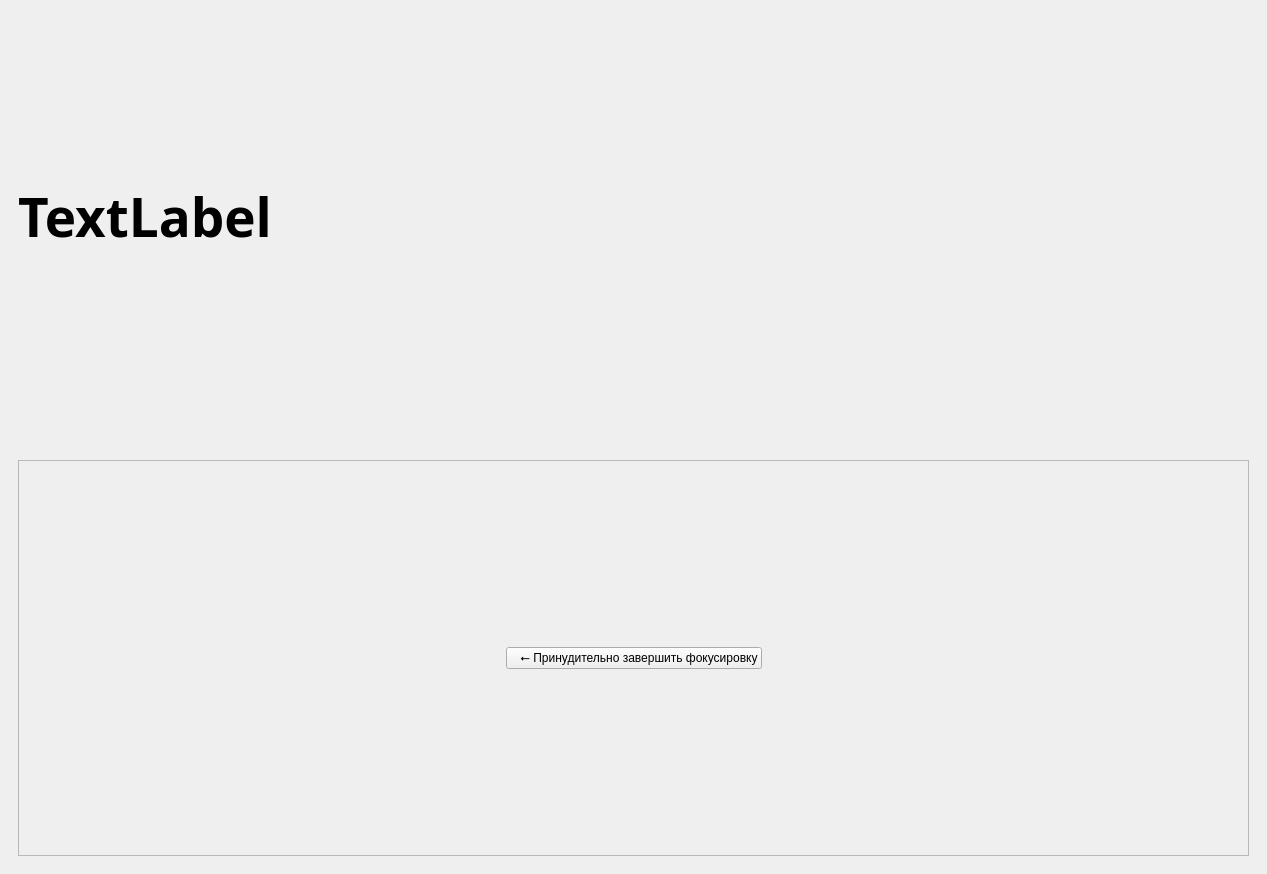
<?xml version="1.0" encoding="UTF-8"?>
<ui version="4.0">
 <class>MainWindow</class>
 <widget class="QMainWindow" name="MainWindow">
  <property name="geometry">
   <rect>
    <x>0</x>
    <y>0</y>
    <width>1267</width>
    <height>874</height>
   </rect>
  </property>
  <property name="windowTitle">
   <string>MainWindow</string>
  </property>
  <property name="styleSheet">
   <string notr="true">/* ПРИМЕНЯЕМ ШРИФТ КО ВСЕМУ ПРИЛОЖЕНИЮ */
* {
    font-family: &quot;Intro Demo CAPS&quot;;
}

/* 1. ГЛАВНЫЙ ФОН */
QMainWindow {
    background: qlineargradient(x1:0, y1:0, x2:0, y2:1, stop:0 #82d172, stop:1 #d7f2cb);
}

/* 2. ТЕКСТ (Жирный и коричневый) */
QLabel {
    color: #3d2500;
    font-weight: bold;
}

/* 3. БЕЛОЕ ПОЛЕ (Scroll Area) */
QScrollArea {
    background-color: white;
    border-radius: 45px;
    border: none;
}

QScrollArea &gt; QWidget &gt; QWidget {
    background-color: white;
    border-radius: 45px;
}

/* 4. ОБЩИЙ СТИЛЬ КНОПОК */
QPushButton {
    background-color: white;
    border: none;
    border-radius: 35px;
    color: #3d2500;
    font-size: 15px;
    font-weight: bold;
    min-height: 70px;
    text-align: right;
    padding-right: 40px;
    padding-left: 20px;
    /* На всякий случай дублируем шрифт здесь */
    font-family: &quot;Intro Demo CAPS&quot;;
}

QPushButton:hover {
    background-color: #F0F0F0;
}

/* 5. КНОПКА ГЕНЕРАЦИИ */
QPushButton#btn_generate {
    background-color: #457A00;
    color: #D9F4CD;
    min-width: 70px;
    max-width: 70px;
    min-height: 70px;
    max-height: 70px;
    border-radius: 35px;
    text-align: center;
    padding: 0;
    margin-left: 10px;
}

QPushButton#btn_generate:hover {
    background-color: #366100;
}

/* 6. КНОПКА &quot;НАЗАД&quot; */
QPushButton#btn_back {
    background-color: #82D172;
    border: 2px solid #3D2500;
    color: #3D2500;
    border-radius: 35px;
}

QPushButton#btn_back:hover {
    background-color: #6CBE5C;
}

/* 7. ПОЛЕ ВВОДА */
QLineEdit {
    background-color: white;
    border: none;
    border-radius: 25px;
    padding-left: 20px;
    min-height: 70px;
    color: #3d2500;
    font-size: 16px;
    font-weight: normal;
    font-family: &quot;Intro Demo CAPS&quot;;
}

/* 8. СКРОЛЛБАР */
QScrollBar:vertical {
    border: none;
    background: transparent;
    width: 8px;
}
QScrollBar::handle:vertical {
    background: #82d172;
    border-radius: 4px;
}
/* 9. ЗАГОЛОВОК НА СТАРТОВОМ ЭКРАНЕ */
QLabel#title_label {
    color: #3d2500;
    font-weight: bold;
    font-size: 32px; /* Сделал покрупнее для названия */
    qproperty-alignment: 'AlignCenter'; /* Выравнивание текста строго по центру */
    background: transparent;
}

/* 10. КНОПКА &quot;НАЧАТЬ РАБОТУ&quot; */
QPushButton#btn_start_app {
    background-color: #d7f2cb;
    border: 2px solid #3d2500;
    color: #3d2500;
    border-radius: 35px;
    font-weight: bold;
    font-size: 18px;
    min-height: 70px;
    max-height: 70px;
    min-width: 250px;
    max-width: 250px;
    text-align: center; /* Текст на этой кнопке лучше по центру */
    padding-right: 0px;
}

/* Эффект при наведении на кнопку старта (на тон темнее) */
QPushButton#btn_start_app:hover {
    background-color: #bedbb1;
}


QPushButton#btn_save_time {
    background-color: #82D172;
    border: 2px solid #3D2500;
    color: #3D2500;
    border-radius: 35px;
}

QLabel#lbl_title_time {
    color: #3d2500;
    font-weight: bold;
    font-size: 32px; /* Сделал покрупнее для названия */
    qproperty-alignment: 'AlignCenter'; /* Выравнивание текста строго по центру */
    background: transparent;
}

QLabel#lbl_title {
    color: #3d2500;
    font-weight: bold;
    font-size: 32px; /* Сделал покрупнее для названия */
    qproperty-alignment: 'AlignCenter'; /* Выравнивание текста строго по центру */
    background: transparent;
}

QPushButton#btn_hint{
    text-align: center;
}

QLabel#title_name{
	qproperty-alignment: 'AlignCenter'
}

QPushButton#btn_stop_focus{
    text-align: center;
}

QLabel#label_2{
	qproperty-alignment: 'AlignCenter'
}

QLabel#label_3{
	qproperty-alignment: 'AlignCenter'
}</string>
  </property>
  <widget class="QWidget" name="centralwidget">
   <layout class="QVBoxLayout" name="verticalLayout_14">
    <item>
     <widget class="QStackedWidget" name="screen_manager">
      <property name="currentIndex">
       <number>3</number>
      </property>
      <widget class="QWidget" name="title_page">
       <layout class="QVBoxLayout" name="verticalLayout_6">
        <item>
         <spacer name="verticalSpacer_3">
          <property name="orientation">
           <enum>Qt::Orientation::Vertical</enum>
          </property>
          <property name="sizeType">
           <enum>QSizePolicy::Policy::Fixed</enum>
          </property>
          <property name="sizeHint" stdset="0">
           <size>
            <width>20</width>
            <height>40</height>
           </size>
          </property>
         </spacer>
        </item>
        <item>
         <layout class="QVBoxLayout" name="verticalLayout_7">
          <item>
           <widget class="QLabel" name="title_name">
            <property name="font">
             <font>
              <family>Intro Demo CAPS</family>
              <pointsize>48</pointsize>
              <bold>true</bold>
             </font>
            </property>
            <property name="text">
             <string>Green Focus App</string>
            </property>
           </widget>
          </item>
         </layout>
        </item>
        <item>
         <layout class="QVBoxLayout" name="verticalLayout_8"/>
        </item>
        <item>
         <spacer name="verticalSpacer">
          <property name="orientation">
           <enum>Qt::Orientation::Vertical</enum>
          </property>
          <property name="sizeType">
           <enum>QSizePolicy::Policy::Fixed</enum>
          </property>
          <property name="sizeHint" stdset="0">
           <size>
            <width>20</width>
            <height>90</height>
           </size>
          </property>
         </spacer>
        </item>
        <item>
         <layout class="QHBoxLayout" name="horizontalLayout_5">
          <item>
           <spacer name="horizontalSpacer_4">
            <property name="orientation">
             <enum>Qt::Orientation::Horizontal</enum>
            </property>
            <property name="sizeHint" stdset="0">
             <size>
              <width>40</width>
              <height>20</height>
             </size>
            </property>
           </spacer>
          </item>
          <item>
           <widget class="QPushButton" name="btn_start_app">
            <property name="text">
             <string>Начать работу</string>
            </property>
           </widget>
          </item>
          <item>
           <spacer name="horizontalSpacer_5">
            <property name="orientation">
             <enum>Qt::Orientation::Horizontal</enum>
            </property>
            <property name="sizeHint" stdset="0">
             <size>
              <width>40</width>
              <height>20</height>
             </size>
            </property>
           </spacer>
          </item>
         </layout>
        </item>
       </layout>
      </widget>
      <widget class="QWidget" name="main_page">
       <layout class="QVBoxLayout" name="verticalLayout_3">
        <item>
         <widget class="QFrame" name="frame">
          <property name="frameShape">
           <enum>QFrame::Shape::StyledPanel</enum>
          </property>
          <property name="frameShadow">
           <enum>QFrame::Shadow::Raised</enum>
          </property>
          <layout class="QHBoxLayout" name="horizontalLayout">
           <item>
            <widget class="QPushButton" name="btn_back">
             <property name="cursor">
              <cursorShape>PointingHandCursor</cursorShape>
             </property>
             <property name="text">
              <string>⭠ В ГЛАВНОЕ МЕНЮ</string>
             </property>
            </widget>
           </item>
           <item>
            <spacer name="horizontalSpacer">
             <property name="orientation">
              <enum>Qt::Orientation::Horizontal</enum>
             </property>
             <property name="sizeHint" stdset="0">
              <size>
               <width>40</width>
               <height>20</height>
              </size>
             </property>
            </spacer>
           </item>
           <item>
            <widget class="QLabel" name="lbl_title">
             <property name="font">
              <font>
               <family>Intro Demo CAPS</family>
               <pointsize>-1</pointsize>
               <bold>true</bold>
              </font>
             </property>
             <property name="text">
              <string>Green Focus App</string>
             </property>
            </widget>
           </item>
          </layout>
         </widget>
        </item>
        <item>
         <widget class="QFrame" name="frame_4">
          <property name="frameShape">
           <enum>QFrame::Shape::StyledPanel</enum>
          </property>
          <property name="frameShadow">
           <enum>QFrame::Shadow::Raised</enum>
          </property>
          <layout class="QHBoxLayout" name="horizontalLayout_2">
           <item>
            <widget class="QLineEdit" name="task_input">
             <property name="font">
              <font>
               <family>Intro Demo CAPS</family>
               <pointsize>-1</pointsize>
               <bold>false</bold>
              </font>
             </property>
             <property name="inputMask">
              <string/>
             </property>
             <property name="text">
              <string notr="true"/>
             </property>
            </widget>
           </item>
           <item>
            <widget class="QPushButton" name="btn_generate">
             <property name="font">
              <font>
               <family>Intro Demo CAPS</family>
               <pointsize>-1</pointsize>
               <bold>true</bold>
              </font>
             </property>
             <property name="cursor">
              <cursorShape>PointingHandCursor</cursorShape>
             </property>
             <property name="text">
              <string>⭡</string>
             </property>
            </widget>
           </item>
           <item>
            <spacer name="horizontalSpacer_17">
             <property name="orientation">
              <enum>Qt::Orientation::Horizontal</enum>
             </property>
             <property name="sizeType">
              <enum>QSizePolicy::Policy::Fixed</enum>
             </property>
             <property name="sizeHint" stdset="0">
              <size>
               <width>40</width>
               <height>20</height>
              </size>
             </property>
            </spacer>
           </item>
           <item>
            <spacer name="horizontalSpacer_16">
             <property name="orientation">
              <enum>Qt::Orientation::Horizontal</enum>
             </property>
             <property name="sizeType">
              <enum>QSizePolicy::Policy::Fixed</enum>
             </property>
             <property name="sizeHint" stdset="0">
              <size>
               <width>0</width>
               <height>18</height>
              </size>
             </property>
            </spacer>
           </item>
          </layout>
         </widget>
        </item>
        <item>
         <spacer name="verticalSpacer_2">
          <property name="orientation">
           <enum>Qt::Orientation::Vertical</enum>
          </property>
          <property name="sizeType">
           <enum>QSizePolicy::Policy::Fixed</enum>
          </property>
          <property name="sizeHint" stdset="0">
           <size>
            <width>20</width>
            <height>20</height>
           </size>
          </property>
         </spacer>
        </item>
        <item>
         <widget class="QFrame" name="frame_2">
          <property name="frameShape">
           <enum>QFrame::Shape::StyledPanel</enum>
          </property>
          <property name="frameShadow">
           <enum>QFrame::Shadow::Raised</enum>
          </property>
          <layout class="QHBoxLayout" name="horizontalLayout_15">
           <item>
            <widget class="QScrollArea" name="task_scroll_area">
             <property name="sizePolicy">
              <sizepolicy hsizetype="Expanding" vsizetype="Expanding">
               <horstretch>0</horstretch>
               <verstretch>0</verstretch>
              </sizepolicy>
             </property>
             <property name="minimumSize">
              <size>
               <width>300</width>
               <height>500</height>
              </size>
             </property>
             <property name="widgetResizable">
              <bool>true</bool>
             </property>
             <widget class="QWidget" name="scroll_content">
              <property name="geometry">
               <rect>
                <x>0</x>
                <y>0</y>
                <width>1211</width>
                <height>500</height>
               </rect>
              </property>
              <layout class="QVBoxLayout" name="tasks_layout"/>
             </widget>
            </widget>
           </item>
          </layout>
         </widget>
        </item>
        <item>
         <widget class="QFrame" name="frame_3">
          <property name="frameShape">
           <enum>QFrame::Shape::StyledPanel</enum>
          </property>
          <property name="frameShadow">
           <enum>QFrame::Shadow::Raised</enum>
          </property>
          <layout class="QHBoxLayout" name="horizontalLayout_3">
           <item>
            <widget class="QPushButton" name="btn_mode">
             <property name="cursor">
              <cursorShape>PointingHandCursor</cursorShape>
             </property>
             <property name="layoutDirection">
              <enum>Qt::LayoutDirection::LeftToRight</enum>
             </property>
             <property name="text">
              <string>Выбран: усложненный режим
сменить режим на: упрощенный
Будет доступно в релизной версии</string>
             </property>
            </widget>
           </item>
           <item>
            <spacer name="horizontalSpacer_2">
             <property name="orientation">
              <enum>Qt::Orientation::Horizontal</enum>
             </property>
             <property name="sizeType">
              <enum>QSizePolicy::Policy::Fixed</enum>
             </property>
             <property name="sizeHint" stdset="0">
              <size>
               <width>40</width>
               <height>20</height>
              </size>
             </property>
            </spacer>
           </item>
           <item>
            <widget class="QPushButton" name="btn_open_time_settings">
             <property name="cursor">
              <cursorShape>PointingHandCursor</cursorShape>
             </property>
             <property name="text">
              <string>Изменить время</string>
             </property>
            </widget>
           </item>
           <item>
            <spacer name="horizontalSpacer_3">
             <property name="orientation">
              <enum>Qt::Orientation::Horizontal</enum>
             </property>
             <property name="sizeType">
              <enum>QSizePolicy::Policy::Fixed</enum>
             </property>
             <property name="sizeHint" stdset="0">
              <size>
               <width>40</width>
               <height>20</height>
              </size>
             </property>
            </spacer>
           </item>
           <item>
            <widget class="QPushButton" name="btn_start_focus">
             <property name="cursor">
              <cursorShape>PointingHandCursor</cursorShape>
             </property>
             <property name="text">
              <string>Начать выполнение</string>
             </property>
            </widget>
           </item>
          </layout>
         </widget>
        </item>
       </layout>
      </widget>
      <widget class="QWidget" name="page">
       <layout class="QVBoxLayout" name="verticalLayout_2">
        <item>
         <widget class="QFrame" name="frame_6">
          <property name="frameShape">
           <enum>QFrame::Shape::StyledPanel</enum>
          </property>
          <property name="frameShadow">
           <enum>QFrame::Shadow::Raised</enum>
          </property>
          <layout class="QVBoxLayout" name="verticalLayout_5">
           <item>
            <widget class="QFrame" name="frame_8">
             <property name="enabled">
              <bool>true</bool>
             </property>
             <property name="sizePolicy">
              <sizepolicy hsizetype="Preferred" vsizetype="Fixed">
               <horstretch>0</horstretch>
               <verstretch>0</verstretch>
              </sizepolicy>
             </property>
             <property name="maximumSize">
              <size>
               <width>16777215</width>
               <height>100</height>
              </size>
             </property>
             <property name="frameShape">
              <enum>QFrame::Shape::StyledPanel</enum>
             </property>
             <property name="frameShadow">
              <enum>QFrame::Shadow::Raised</enum>
             </property>
             <layout class="QHBoxLayout" name="horizontalLayout_8">
              <item>
               <widget class="QPushButton" name="btn_save_time">
                <property name="text">
                 <string>⭠ К генерации задач</string>
                </property>
               </widget>
              </item>
              <item>
               <spacer name="horizontalSpacer_8">
                <property name="orientation">
                 <enum>Qt::Orientation::Horizontal</enum>
                </property>
                <property name="sizeHint" stdset="0">
                 <size>
                  <width>40</width>
                  <height>20</height>
                 </size>
                </property>
               </spacer>
              </item>
              <item>
               <widget class="QLabel" name="lbl_title_time">
                <property name="text">
                 <string>Green Focus App</string>
                </property>
               </widget>
              </item>
             </layout>
            </widget>
           </item>
           <item>
            <widget class="QFrame" name="frame_9">
             <property name="frameShape">
              <enum>QFrame::Shape::StyledPanel</enum>
             </property>
             <property name="frameShadow">
              <enum>QFrame::Shadow::Raised</enum>
             </property>
             <layout class="QHBoxLayout" name="horizontalLayout_7">
              <item>
               <layout class="QVBoxLayout" name="verticalLayout_10">
                <item>
                 <widget class="QLineEdit" name="input_work"/>
                </item>
                <item>
                 <widget class="QLabel" name="label_3">
                  <property name="font">
                   <font>
                    <family>Intro Demo CAPS</family>
                    <pointsize>16</pointsize>
                    <bold>true</bold>
                   </font>
                  </property>
                  <property name="text">
                   <string>Выберите время, которое вы будете проводить за
работой. Вы можете ввести любое целое количество
минут от 1 до 99.</string>
                  </property>
                 </widget>
                </item>
                <item>
                 <widget class="QLineEdit" name="input_break"/>
                </item>
                <item>
                 <widget class="QLabel" name="label_2">
                  <property name="font">
                   <font>
                    <family>Intro Demo CAPS</family>
                    <pointsize>16</pointsize>
                    <bold>true</bold>
                   </font>
                  </property>
                  <property name="text">
                   <string>Выберите время, которое вы будете проводить
отдыхая. Вы можете ввести любое целое количество
минут от 1 до 99.</string>
                  </property>
                 </widget>
                </item>
               </layout>
              </item>
              <item>
               <spacer name="horizontalSpacer_9">
                <property name="orientation">
                 <enum>Qt::Orientation::Horizontal</enum>
                </property>
                <property name="sizeType">
                 <enum>QSizePolicy::Policy::Minimum</enum>
                </property>
                <property name="sizeHint" stdset="0">
                 <size>
                  <width>40</width>
                  <height>20</height>
                 </size>
                </property>
               </spacer>
              </item>
              <item>
               <layout class="QVBoxLayout" name="verticalLayout_11">
                <item>
                 <widget class="QPushButton" name="btn_hint">
                  <property name="cursor">
                   <cursorShape>PointingHandCursor</cursorShape>
                  </property>
                  <property name="text">
                   <string>Какое время поставить для работы?</string>
                  </property>
                 </widget>
                </item>
                <item>
                 <widget class="QLabel" name="label">
                  <property name="text">
                   <string/>
                  </property>
                  <property name="textFormat">
                   <enum>Qt::TextFormat::AutoText</enum>
                  </property>
                  <property name="pixmap">
                   <pixmap>img/time_photo.png</pixmap>
                  </property>
                 </widget>
                </item>
               </layout>
              </item>
             </layout>
            </widget>
           </item>
          </layout>
         </widget>
        </item>
       </layout>
      </widget>
      <widget class="QWidget" name="focus_page">
       <layout class="QVBoxLayout" name="verticalLayout">
        <item>
         <layout class="QHBoxLayout" name="horizontalLayout_9">
          <item>
           <widget class="QLabel" name="lbl_timer_display">
            <property name="sizePolicy">
             <sizepolicy hsizetype="Preferred" vsizetype="Preferred">
              <horstretch>0</horstretch>
              <verstretch>0</verstretch>
             </sizepolicy>
            </property>
            <property name="font">
             <font>
              <family>Intro Demo CAPS</family>
              <pointsize>40</pointsize>
              <bold>true</bold>
             </font>
            </property>
            <property name="text">
             <string>TextLabel</string>
            </property>
            <property name="wordWrap">
             <bool>true</bool>
            </property>
           </widget>
          </item>
          <item>
           <widget class="QLabel" name="label_4">
            <property name="text">
             <string/>
            </property>
            <property name="pixmap">
             <pixmap>img/focus_photo.png</pixmap>
            </property>
            <property name="scaledContents">
             <bool>false</bool>
            </property>
            <property name="alignment">
             <set>Qt::AlignmentFlag::AlignRight|Qt::AlignmentFlag::AlignTrailing|Qt::AlignmentFlag::AlignVCenter</set>
            </property>
           </widget>
          </item>
         </layout>
        </item>
        <item>
         <spacer name="verticalSpacer_4">
          <property name="orientation">
           <enum>Qt::Orientation::Vertical</enum>
          </property>
          <property name="sizeType">
           <enum>QSizePolicy::Policy::Fixed</enum>
          </property>
          <property name="sizeHint" stdset="0">
           <size>
            <width>20</width>
            <height>40</height>
           </size>
          </property>
         </spacer>
        </item>
        <item>
         <widget class="QFrame" name="frame_5">
          <property name="frameShape">
           <enum>QFrame::Shape::StyledPanel</enum>
          </property>
          <property name="frameShadow">
           <enum>QFrame::Shadow::Raised</enum>
          </property>
          <layout class="QHBoxLayout" name="horizontalLayout_6">
           <item>
            <spacer name="horizontalSpacer_7">
             <property name="orientation">
              <enum>Qt::Orientation::Horizontal</enum>
             </property>
             <property name="sizeHint" stdset="0">
              <size>
               <width>40</width>
               <height>20</height>
              </size>
             </property>
            </spacer>
           </item>
           <item>
            <widget class="QPushButton" name="btn_stop_focus">
             <property name="text">
              <string>   ⭠ Принудительно завершить фокусировку</string>
             </property>
            </widget>
           </item>
           <item>
            <spacer name="horizontalSpacer_6">
             <property name="orientation">
              <enum>Qt::Orientation::Horizontal</enum>
             </property>
             <property name="sizeHint" stdset="0">
              <size>
               <width>40</width>
               <height>20</height>
              </size>
             </property>
            </spacer>
           </item>
          </layout>
         </widget>
        </item>
       </layout>
      </widget>
     </widget>
    </item>
   </layout>
  </widget>
 </widget>
 <resources/>
 <connections/>
</ui>
